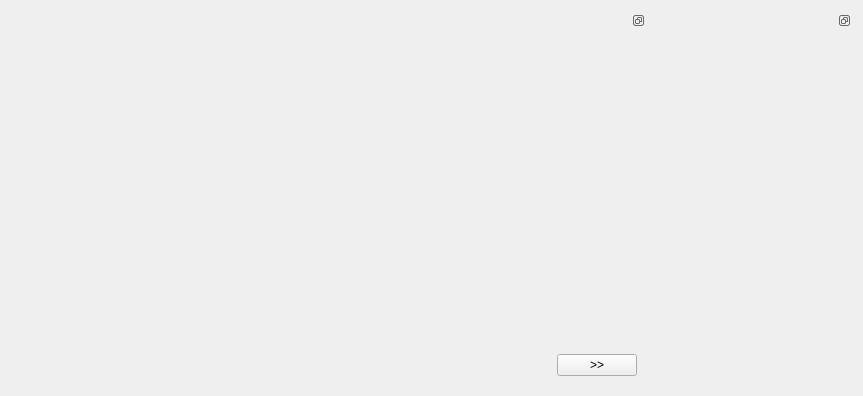
<?xml version="1.0" encoding="UTF-8"?>
<ui version="4.0">
 <class>WScope</class>
 <widget class="QWidget" name="WScope">
  <property name="geometry">
   <rect>
    <x>0</x>
    <y>0</y>
    <width>863</width>
    <height>396</height>
   </rect>
  </property>
  <property name="windowTitle">
   <string>Scope</string>
  </property>
  <layout class="QHBoxLayout" name="horizontalLayout">
   <item>
    <widget class="QDockWidget" name="dockPlot">
     <property name="sizePolicy">
      <sizepolicy hsizetype="Preferred" vsizetype="Preferred">
       <horstretch>1</horstretch>
       <verstretch>0</verstretch>
      </sizepolicy>
     </property>
     <property name="features">
      <set>QDockWidget::DockWidgetFloatable|QDockWidget::DockWidgetMovable</set>
     </property>
     <property name="allowedAreas">
      <set>Qt::LeftDockWidgetArea</set>
     </property>
     <widget class="QWidget" name="dockWidget">
      <property name="minimumSize">
       <size>
        <width>200</width>
        <height>0</height>
       </size>
      </property>
      <layout class="QVBoxLayout" name="verticalLayout_4">
       <item>
        <layout class="QVBoxLayout" name="verticalLayout_2">
         <item>
          <widget class="QCustomPlot" name="qplot" native="true"/>
         </item>
        </layout>
       </item>
       <item>
        <layout class="QHBoxLayout" name="horizontalLayout_2">
         <item>
          <spacer name="horizontalSpacer">
           <property name="orientation">
            <enum>Qt::Horizontal</enum>
           </property>
           <property name="sizeHint" stdset="0">
            <size>
             <width>40</width>
             <height>20</height>
            </size>
           </property>
          </spacer>
         </item>
         <item>
          <widget class="QPushButton" name="showControl">
           <property name="text">
            <string>&gt;&gt;</string>
           </property>
          </widget>
         </item>
        </layout>
       </item>
      </layout>
     </widget>
    </widget>
   </item>
   <item>
    <widget class="QDockWidget" name="dockControls">
     <property name="features">
      <set>QDockWidget::DockWidgetFloatable|QDockWidget::DockWidgetMovable</set>
     </property>
     <property name="allowedAreas">
      <set>Qt::RightDockWidgetArea</set>
     </property>
     <widget class="QWidget" name="dockWidgetContents_2">
      <property name="minimumSize">
       <size>
        <width>200</width>
        <height>0</height>
       </size>
      </property>
      <layout class="QVBoxLayout" name="verticalLayout_3">
       <item>
        <widget class="wAxisCtrl" name="axisCtrl" native="true">
         <layout class="QFormLayout" name="formLayout_2"/>
        </widget>
       </item>
       <item>
        <widget class="wCursorCtrl" name="cursorCtrl" native="true"/>
       </item>
       <item>
        <spacer name="verticalSpacer">
         <property name="orientation">
          <enum>Qt::Vertical</enum>
         </property>
         <property name="sizeHint" stdset="0">
          <size>
           <width>20</width>
           <height>40</height>
          </size>
         </property>
        </spacer>
       </item>
      </layout>
     </widget>
    </widget>
   </item>
  </layout>
 </widget>
 <customwidgets>
  <customwidget>
   <class>QCustomPlot</class>
   <extends>QWidget</extends>
   <header location="global">qcustomplot.h</header>
   <container>1</container>
  </customwidget>
  <customwidget>
   <class>wAxisCtrl</class>
   <extends>QWidget</extends>
   <header location="global">wscope\waxisctrl.h</header>
   <container>1</container>
  </customwidget>
  <customwidget>
   <class>wCursorCtrl</class>
   <extends>QWidget</extends>
   <header location="global">wscope\wcursorctrl.h</header>
   <container>1</container>
  </customwidget>
 </customwidgets>
 <resources/>
 <connections/>
</ui>
